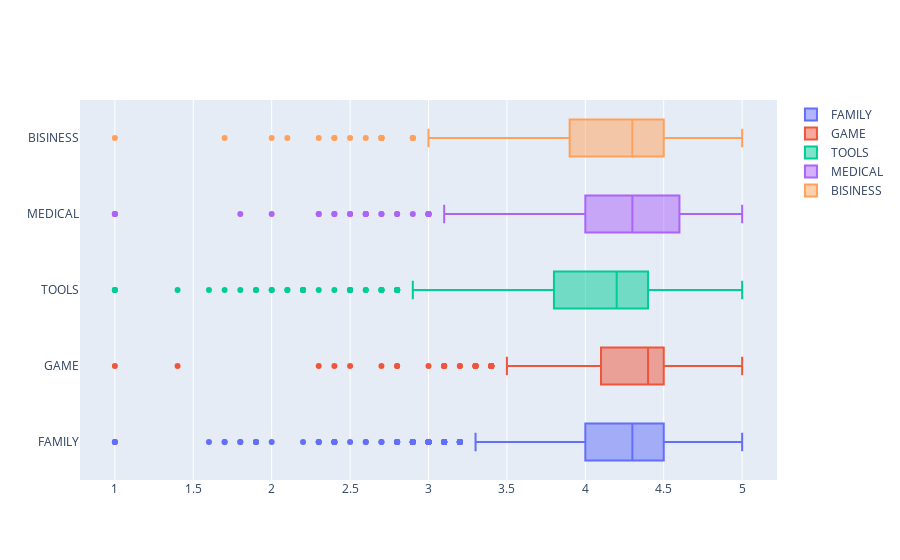

Notebook source saved alongside this figure:
### Markdown cell above
## Plotly - Box Plot ( Interactive )

### Code cell
Category1 = df[df.Category=="FAMILY"].Rating
Category2 = df[df.Category=="GAME"].Rating
Category3 = df[df.Category=="TOOLS"].Rating
Category4 = df[df.Category=="MEDICAL"].Rating
Category5 = df[df.Category=="BUSINESS"].Rating

fig = go.Figure()
# # Use x instead of y argument for horizontal plot
fig.add_trace(go.Box(x=Category1, name='FAMILY'))
fig.add_trace(go.Box(x=Category2, name='GAME'))
fig.add_trace(go.Box(x=Category3, name='TOOLS'))
fig.add_trace(go.Box(x=Category4, name='MEDICAL'))
fig.add_trace(go.Box(x=Category5, name='BISINESS'))

# Category1 = df[df.Category=="GAME"].Rating
# Category2 = df[df.Category=="FAMILY"].Rating
# Category3 = df[df.Category=="MEDICAL"].Rating

# fig = go.Figure()
# # Use x instead of y argument for horizontal plot
# fig.add_trace(go.Box(x=Category1, name='GAME'))
# fig.add_trace(go.Box(x=Category2, name='FAMILY'))
# fig.add_trace(go.Box(x=Category3, name='MEDICAL'))

fig.show()

### Figure 1 — Plotly figure (JSON) as saved in the notebook; plotly's stock layout.template omitted (floating-point values rounded to 4 significant figures; data arrays with more than 128 entries replaced by an {"elided": "..."} marker saying what was removed)
{"data": [{"name": "FAMILY", "type": "box", "x": {"elided": "1972 float values"}}, {"name": "GAME", "type": "box", "x": {"elided": "1144 float values"}}, {"name": "TOOLS", "type": "box", "x": {"elided": "843 float values"}}, {"name": "MEDICAL", "type": "box", "x": {"elided": "463 float values"}}, {"name": "BISINESS", "type": "box", "x": {"elided": "460 float values"}}], "layout": {}}
